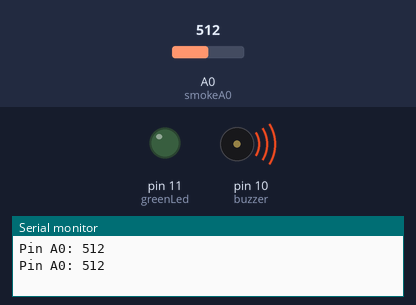
The sketch below on a simulated Arduino Uno, built with avr-gcc and run on an emulated ATmega328P. Shown: output pins drawn as LEDs (lit = HIGH), buzzer (waves = sounding, pin HIGH), the last lines printed to the serial monitor. The test bench sets the inputs (shaded band); at power-on: A0 (smokeA0) = 512.

Above: at 1.9 s.
2.0 s: A0 (smokeA0) set to 482
At 3.7 s:
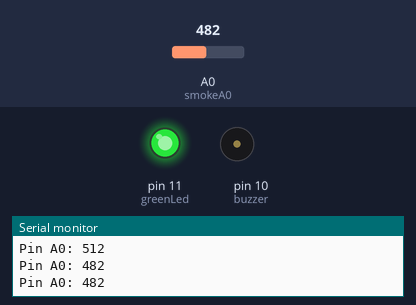
4.7 s: A0 (smokeA0) set to 510
At 7.5 s:
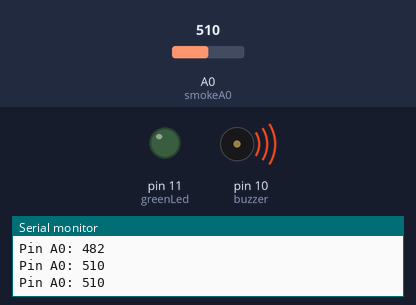
8.0 s: A0 (smokeA0) set to 490
At 11.2 s:
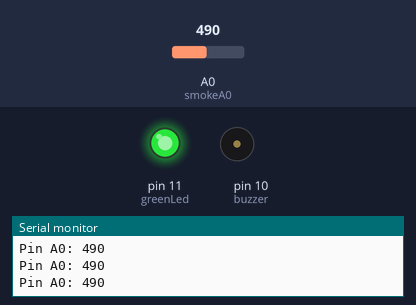
Timing chart, 0 to 12.7 s (numbered marks = the images above; inputs shaded):
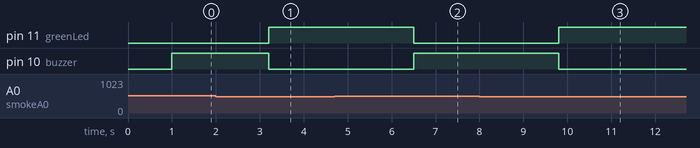

The sketch:

Gas_Detection.ino
```cpp
int greenLed = 11;
int buzzer = 10;
int smokeA0 = A0;
// Threshold value
int sensorThres = 500;

void setup() {
  pinMode(greenLed, OUTPUT);
  pinMode(buzzer, OUTPUT);
  pinMode(smokeA0, INPUT);
  Serial.begin(9600);
}

void loop() {
  int analogSensor = analogRead(smokeA0);

  Serial.print("Pin A0: ");
  Serial.println(analogSensor);
  delay(1000);
  // Checks if it has reached the threshold value
  if (analogSensor > sensorThres)
  {
    digitalWrite(buzzer, HIGH);
    digitalWrite(greenLed, LOW);

  }
  else
  {
    digitalWrite(buzzer, LOW);
    digitalWrite(greenLed, HIGH);

  }
  delay(100);
}
```

Measured:
- the behaviour switches between 501 and 500 on A0 (smokeA0) (found by bisection; images 0 and 1)
- after the input at 2.0 s, pin 11 (greenLed): LOW → HIGH after 1.2 s; pin 10 (buzzer): HIGH → LOW after 1.2 s
- after the input at 4.7 s, pin 11 (greenLed): HIGH → LOW after 1.8 s; pin 10 (buzzer): LOW → HIGH after 1.8 s
- after the input at 8.0 s, pin 11 (greenLed): LOW → HIGH after 1.8 s; pin 10 (buzzer): HIGH → LOW after 1.8 s
